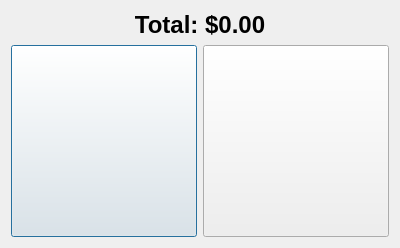
<?xml version="1.0" encoding="UTF-8"?>
<ui version="4.0">
  <class>Checkout</class>
  <widget class="QDialog" name="Checkout">
    <property name="geometry">
      <rect>
        <x>0</x>
        <y>0</y>
        <width>400</width>
        <height>248</height>
      </rect>
    </property>
    <property name="windowTitle">
      <string>Checkout</string>
    </property>
    <layout class="QGridLayout" name="gridLayout">
      <item row="1" column="0">
        <widget class="QPushButton" name="cash">
          <property name="sizePolicy">
            <sizepolicy hsizetype="Minimum" vsizetype="MinimumExpanding">
              <horstretch>0</horstretch>
              <verstretch>0</verstretch>
            </sizepolicy>
          </property>
          <property name="text">
            <string/>
          </property>
          <property name="icon">
            <iconset>
              <normaloff>../imgs/cash.png</normaloff>../imgs/cash.png</iconset>
          </property>
          <property name="iconSize">
            <size>
              <width>64</width>
              <height>64</height>
            </size>
          </property>
          <property name="checkable">
            <bool>true</bool>
          </property>
        </widget>
      </item>
      <item row="1" column="1">
        <widget class="QPushButton" name="card">
          <property name="sizePolicy">
            <sizepolicy hsizetype="Minimum" vsizetype="MinimumExpanding">
              <horstretch>0</horstretch>
              <verstretch>0</verstretch>
            </sizepolicy>
          </property>
          <property name="text">
            <string/>
          </property>
          <property name="icon">
            <iconset>
              <normaloff>../imgs/card.png</normaloff>../imgs/card.png</iconset>
          </property>
          <property name="iconSize">
            <size>
              <width>64</width>
              <height>64</height>
            </size>
          </property>
          <property name="checkable">
            <bool>true</bool>
          </property>
        </widget>
      </item>
      <item row="0" column="0" colspan="2">
        <widget class="QLabel" name="label">
          <property name="text">
            <string>&lt;html&gt;&lt;head/&gt;&lt;body&gt;&lt;p align=&quot;center&quot;&gt;&lt;span style=&quot; font-size:18pt; font-weight:600;&quot;&gt;Total: $0.00&lt;/span&gt;&lt;/p&gt;&lt;/body&gt;&lt;/html&gt;</string>
          </property>
        </widget>
      </item>
    </layout>
  </widget>
  <resources/>
  <connections/>
</ui>
